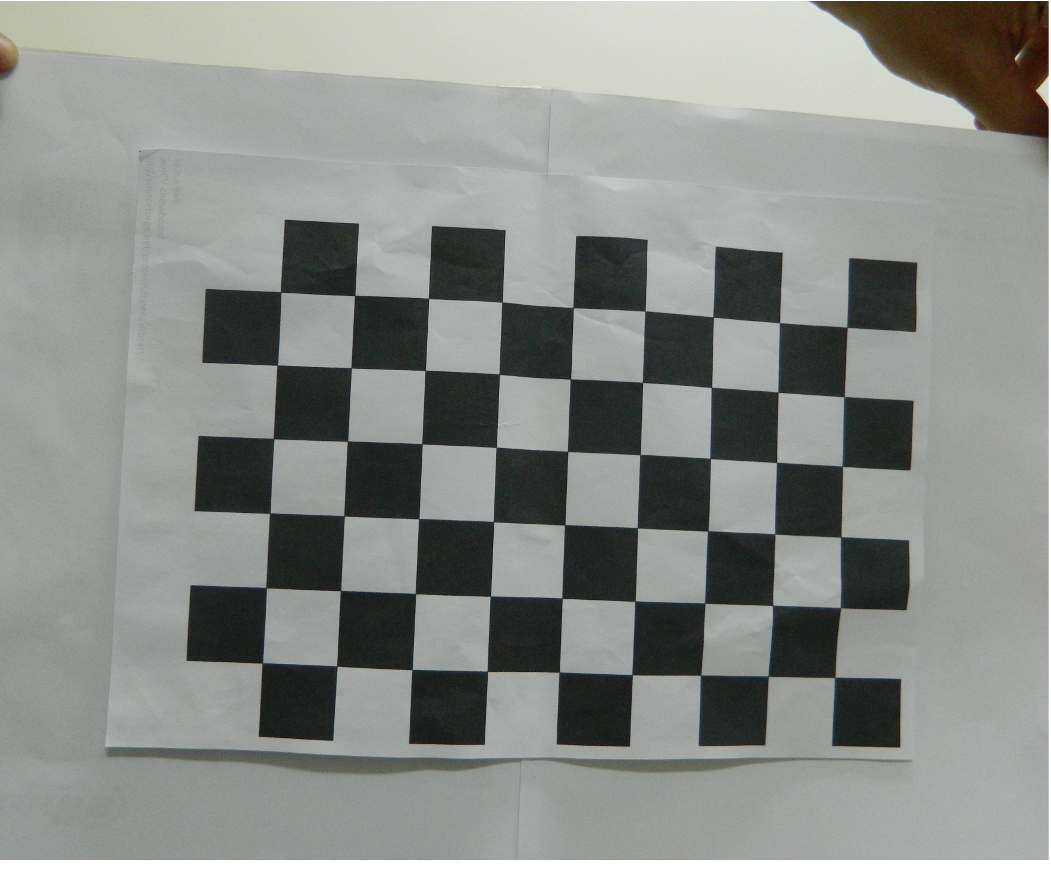
#> input picture data/chessboard01.JPG, 1051 x 889 px
$ python detect_color.py --image data/chessboard01.JPG   (older library calls are emulated)
#> lines starting #> are read from the running program, lines starting #| are printed output that depends on the picture; after the words box and inside, x2 and y2 are one past the last pixel; in counts of white or black regions, pixels touching at a corner belong together
# based on tutorial available at: pyimagesearch.com/2014/08/04/opencv-python-color-detection/

# USAGE
# python detect_color.py --image pokemon_games.png

# import the necessary packages
import numpy as np
import argparse
import cv2

# construct the argument parse and parse the arguments
ap = argparse.ArgumentParser()
ap.add_argument("-i", "--image", help = "path to the image")
args = vars(ap.parse_args())

# load the image
image = cv2.imread(args["image"])
#> image is the input picture: shape (889, 1051, 3); mean B, G, R 139.4, 143.1, 140.2

# define the list of boundaries
boundaries = [
	([40, 50, 140], [100, 100, 250])
]

print("Detectando faixa no limite: ")
print(boundaries)

# loop over the boundaries
for (lower, upper) in boundaries:
	# create NumPy arrays from the boundaries
	lower = np.array(lower, dtype = "uint8")
	upper = np.array(upper, dtype = "uint8")

	# find the colors within the specified boundaries and apply
	# the mask
	mask = cv2.inRange(image, lower, upper)
	output = cv2.bitwise_and(image, image, mask = mask)
	print(output.shape)
	# show the images
cv2.imshow("Mascara", np.hstack([image, output]))
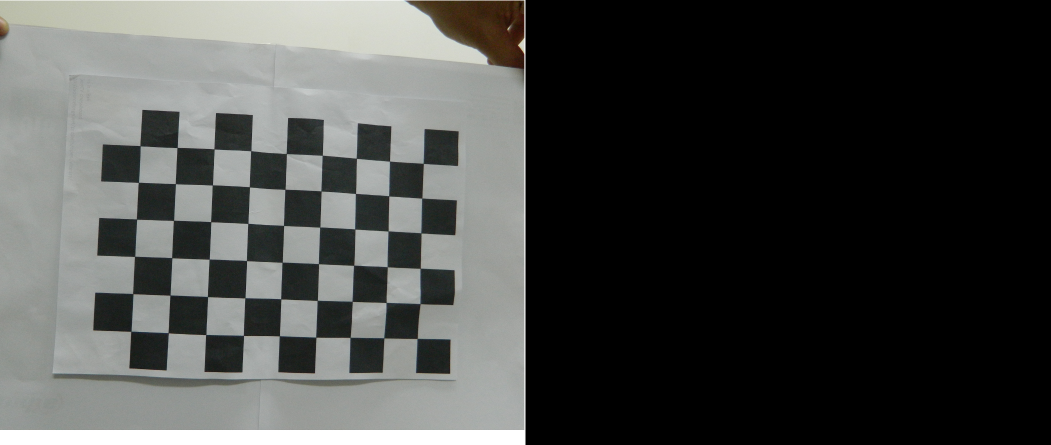
#> window 'Mascara': shape (889, 2102, 3) (shown at 1/2 size); mean B, G, R 69.7, 71.5, 70.1
output = cv2.cvtColor(image, cv2.COLOR_BGR2GRAY)
# [14 lines of commented-out code are left out]

cv2.waitKey(0)

$ run again, on data/chessboard04.JPG
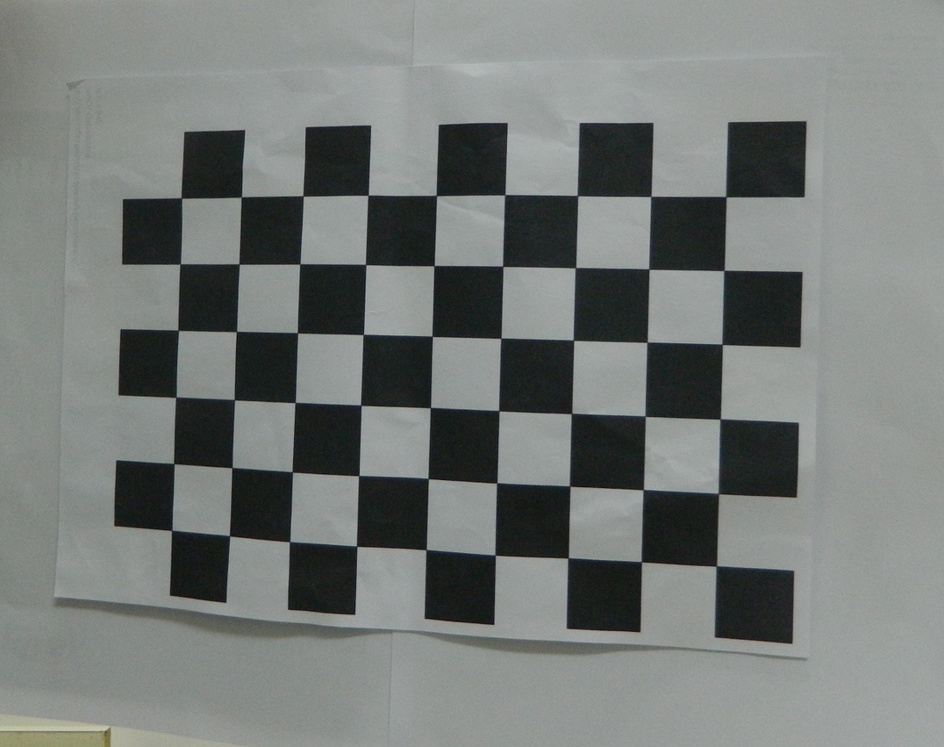
#> input picture data/chessboard04.JPG, 944 x 747 px, shrunk from 1188 x 940 before the run
#> image is the input picture: shape (747, 944, 3); mean B, G, R 119.8, 122.1, 118
#> `cv2.imshow("Mascara", np.hstack([image, output]))`:
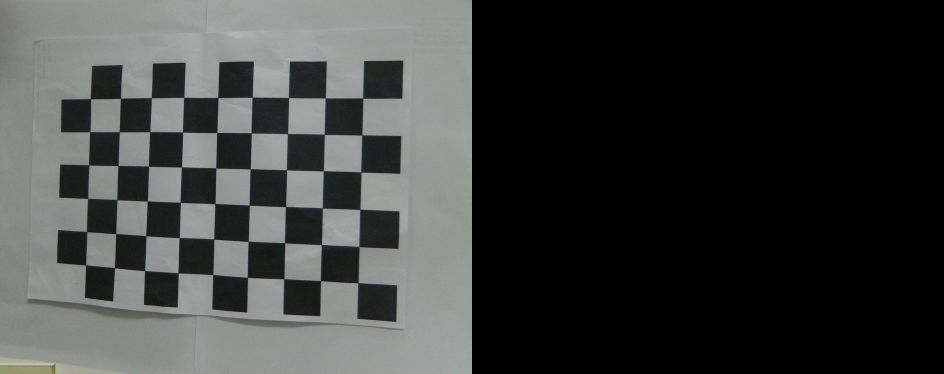
#> window 'Mascara': shape (747, 1888, 3) (shown at 1/2 size); mean B, G, R 59.9, 61.1, 59

$ run again, on data/chessboard05.JPG
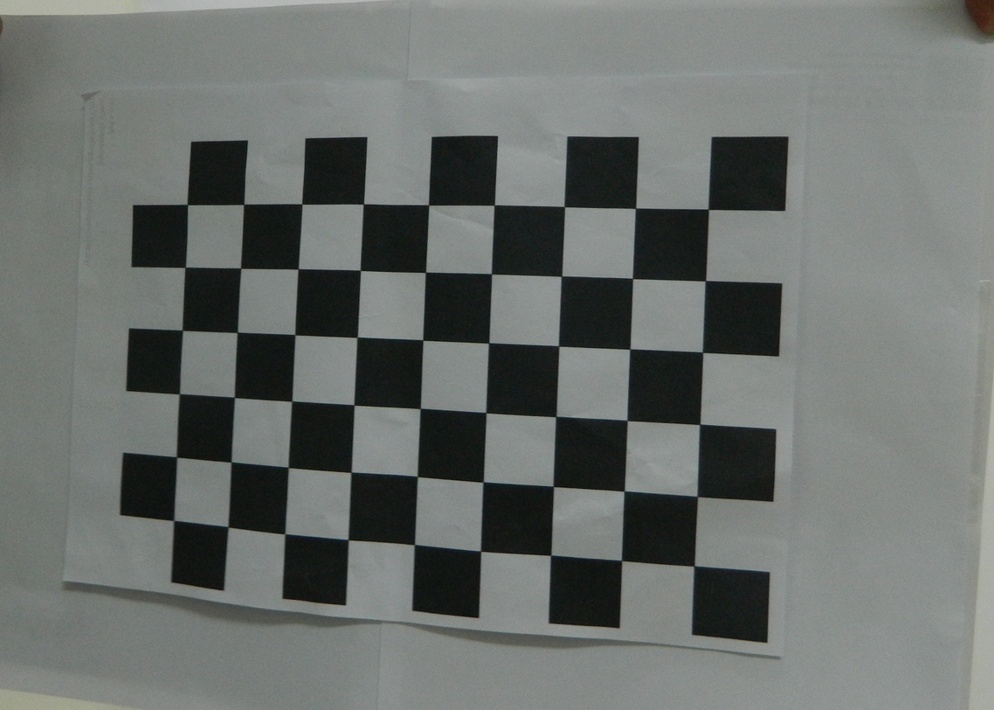
#> input picture data/chessboard05.JPG, 994 x 710 px, shrunk from 1292 x 922 before the run
#> image is the input picture: shape (710, 994, 3); mean B, G, R 108.1, 110.9, 106.7
#> `cv2.imshow("Mascara", np.hstack([image, output]))`:
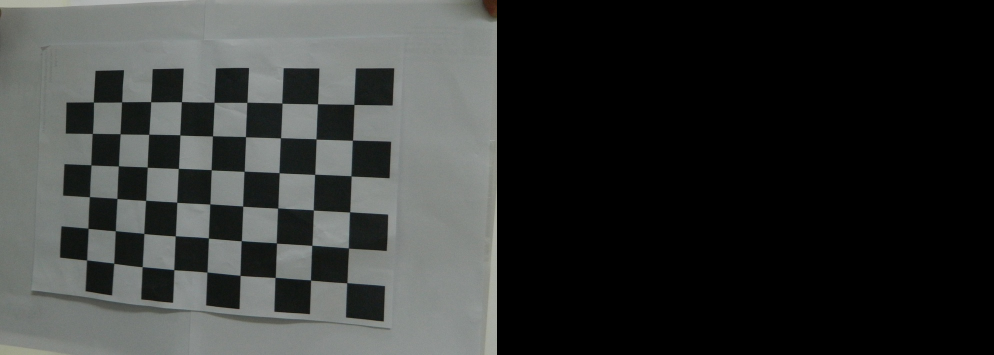
#> window 'Mascara': shape (710, 1988, 3) (shown at 1/2 size); mean B, G, R 54.1, 55.5, 53.4

$ run again, on data/chessboard06.JPG
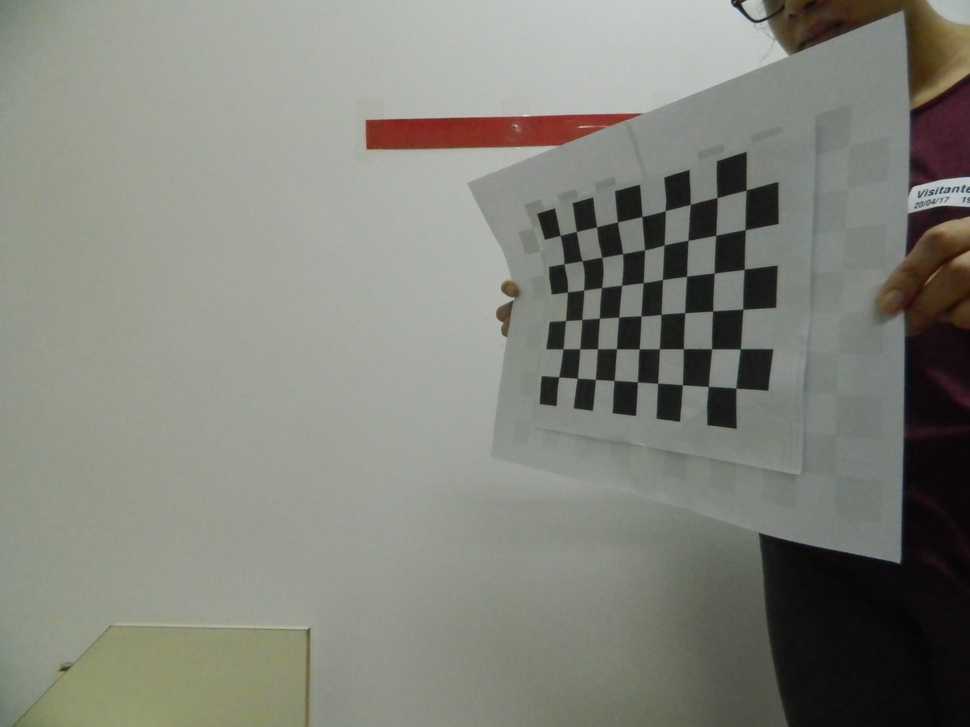
#> input picture data/chessboard06.JPG, 970 x 727 px, shrunk from 4320 x 3240 before the run
#> image is the input picture: shape (727, 970, 3); mean B, G, R 122.8, 131.4, 130.1
#> the loop `for (lower, upper) in boundaries:` made 1 pass
#> pass 1, `mask = cv2.inRange(image, lower, upper)`:
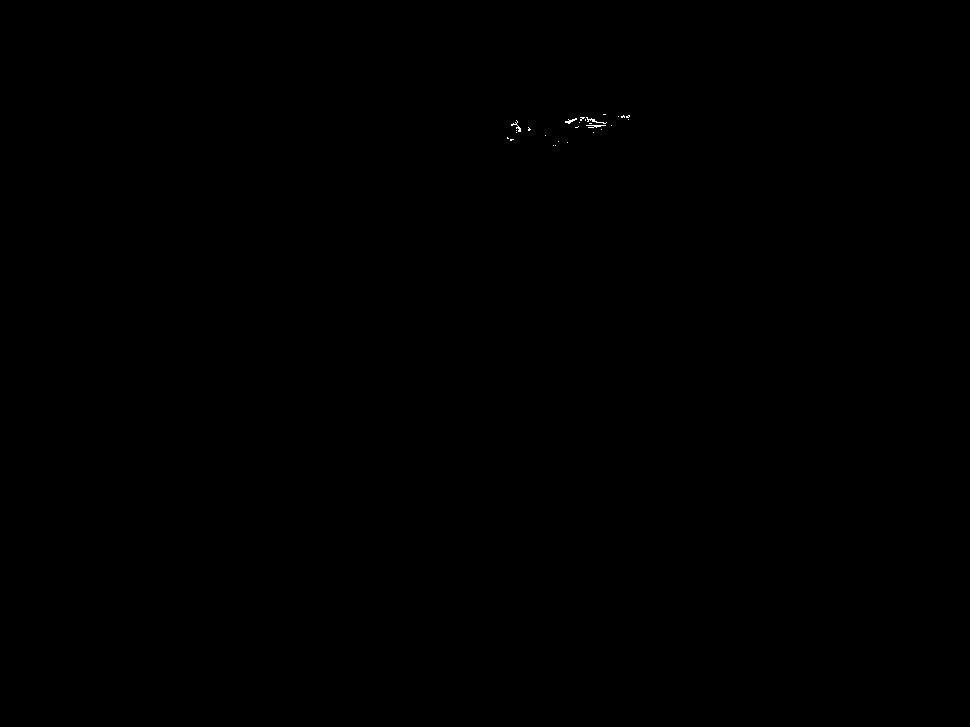
#> mask: shape (727, 970); 0.03% white in thin lines or dots, all inside (x1, y1, x2, y2) = (507, 114, 630, 146)
#> `output = cv2.cvtColor(image, cv2.COLOR_BGR2GRAY)`:
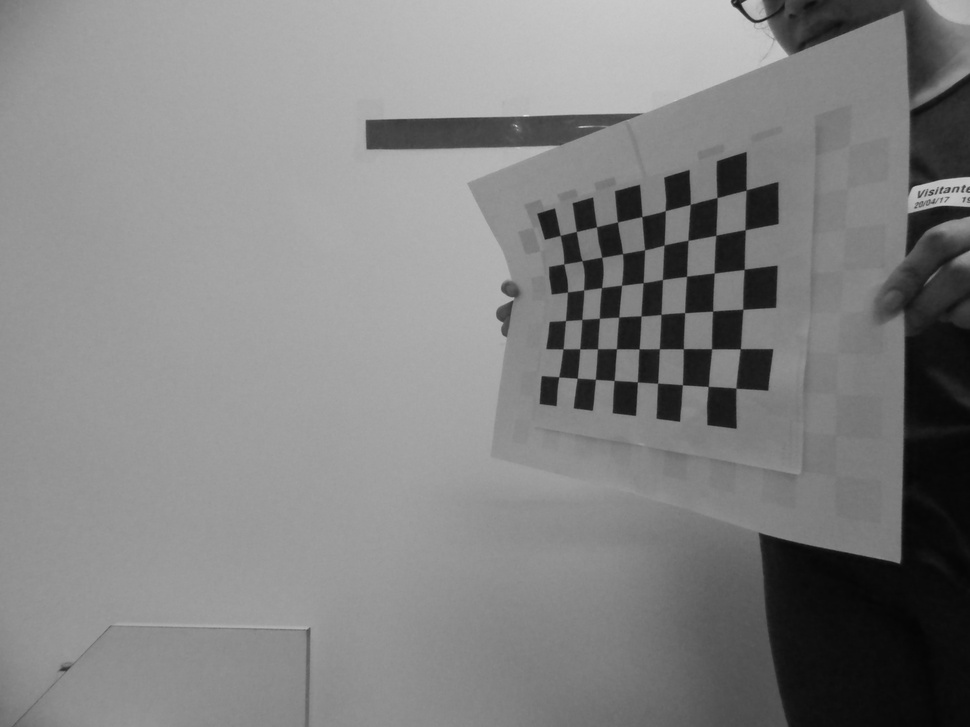
#> output: shape (727, 970); min 4, max 229, mean 130
